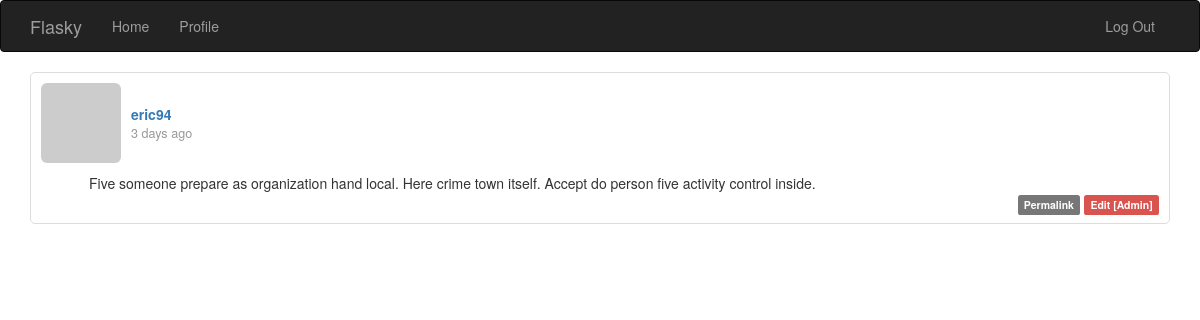
The app's page /post/92 (signed in) with its own data.
### app/models.py (models this page shows, shortened)
class Post(db.Model):
    __tablename__ = "posts"
    id = db.Column(db.Integer, primary_key=True)
    body = db.Column(db.Text)
    body_html = db.Column(db.Text)
    timestamp = db.Column(db.DateTime, index=True, default=datetime.now())
    author_id = db.Column(db.Integer, db.ForeignKey("users.id"))

class User(UserMixin, db.Model):
    __tablename__ = "users"
    id = db.Column(db.Integer, primary_key=True)
    email = db.Column(db.String(64), unique=True, index=True)
    username = db.Column(db.String(64), unique=True, index=True)
    password_hash = db.Column(db.String(128))
    role_id = db.Column(db.Integer, db.ForeignKey("roles.id"))
    name = db.Column(db.String(64))
    location = db.Column(db.String(64))
    about_me = db.Column(db.Text())
    member_since = db.Column(db.DateTime(), default=datetime.now())
    last_seen = db.Column(db.DateTime(), default=datetime.now())
    posts = db.relationship("Post", backref="author", lazy="dynamic")
    @property
    def password(self):
        raise AttributeError("password is not a readable attribute")
    def can(self, perm):
        return self.role is not None and self.role.has_permission(perm)
    def is_administrator(self):
        return self.can(Permission.ADMIN)
    def ping(self):
        self.last_seen = datetime.now()
        db.session.add(self)
        db.session.commit()
    def gravatar(
        self, size=100, default="retro", rating="g"
    ):  # identicon, monsterid, retro, wavatar, robohash
        url = "https://secure.gravatar.com/avatar"
        hash = hashlib.md5(self.email.lower().encode("utf-8")).hexdigest()
        return "{url}/{hash}?s={size}&d={default}&r={rating}".format(
            url=url, hash=hash, size=size, default=default, rating=rating
        )
    """
    def generate_confirmation_token(self, expiration=3600):
        payload = {
            "confirm": self.id,
            "exp": datetime.utcnow() + timedelta(seconds=expiration)
        }
        token = jwt.encode(payload, current_app.config["SECRET_KEY"], algorithm="HS256")
        return token

    def confirm(self, token):
        try:
            payload = jwt.decode(token, current_app.config["SECRET_KEY"], algorithms=["HS256"])
        except (jwt.ExpiredSignatureError, jwt.InvalidTokenError):
            return False
        if payload.get("confirm") != self.id:
            return False
        self.confirmed = True
        db.session.add(self)
        return True
    """

### app/main/views.py (the view)
@main.route("/post/<int:id>")
def post(id):
    post = Post.query.get_or_404(id)
    return render_template("post.html", posts=[post])

### app/auth/views.py (called while the page is built)
@auth.before_app_request
def before_request():
    if current_user.is_authenticated:
        current_user.ping()

### app/main/__init__.py (called while the page is built)
@main.app_context_processor
def inject_permissions():
    return dict(Permission=Permission)

### app/models.py (called while the page is built)
@login_manager.user_loader
def load_user(user_id):
    return User.query.get(int(user_id))

    def has_permission(self, perm):
        return self.permissions & perm == perm

### app/templates/post.html (shortened to what this page needs)
{% extends "base.html" %}
{% block page_content %}
{% include '_posts.html' %}
{% endblock %}

### app/templates/_posts.html
<ul class="posts" style="list-style: none; padding: 0">
  {% for post in posts %}
  <li
    class="post"
    style="
      border: 1px solid #ddd;
      padding: 10px;
      margin-bottom: 10px;
      border-radius: 5px;
    "
  >
    <div style="display: flex; align-items: center; margin-bottom: 10px">
      <a href="{{ url_for('.user', username=post.author.username) }}">
        <img
          class="img-rounded"
          src="{{ post.author.gravatar(size=40) }}"
          style="margin-right: 10px"
        />
      </a>
      <div class="post-content">
        <div class="post-author" style="font-weight: bold">
          <a href="{{ url_for('.user', username=post.author.username) }}">
            {{ post.author.username }}
          </a>
        </div>
        <div class="post-date" style="font-size: 0.9em; color: #999">
          {{ moment(post.timestamp).fromNow() }}
        </div>
      </div>
    </div>
    <div class="post-body" style="margin-left: 48px; min-height: 10px">
      {% if post.body_html %} {{ post.body_html | safe }} {% else %} {{
      post.body }} {% endif %}
    </div>
    <div class="post-footer" style="text-align: right">
      <a href="{{ url_for('.post', id=post.id) }}">
        <span class="label label-default">Permalink</span>
      </a>
      {% if current_user == post.author %}
      <a href="{{ url_for('.edit', id=post.id) }}">
        <span class="label label-primary">Edit</span>
      </a>
      {% elif current_user.is_administrator() %}
      <a href="{{ url_for('.edit', id=post.id) }}">
        <span class="label label-danger">Edit [Admin]</span>
      </a>
      {% endif %}
    </div>
  </li>
  {% endfor %}
</ul>

### records on screen
Post: author.username "eric94", timestamp "3 days ago", body "Five someone prepare as organization hand local. Here crime town itself. Accept do person five activity control inside."
